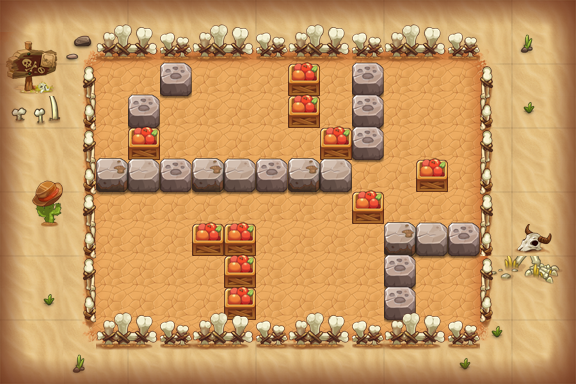

The image is a tile-based game level rendered from a .tmx file. Its description and source (layers, tilesets, objects; grid data summarised) follow:
An orthogonal 18x12 tile map with 32x32 px tiles, 15 tile layers (PASS, 块层 2, 块层 4, 块层 3, ...) and 15 objects (10x TRAP, 3x dcq4, BOMB, PLAYER).

<map version="1.0" orientation="orthogonal" width="18" height="12" tilewidth="32" tileheight="32">
 <properties>
  <property name="DESTRY1" value="255" />
  <property name="DESTRY2" value="314" />
  <property name="DESTRY3" value="149" />
  <property name="DESTRY4" value="177" />
  <property name="DESTRY_COUNT" value="4" />
  <property name="EXP" value="445" />
  <property name="ITEM" value="D011" />
  <property name="MONEY" value="683" />
 </properties>
 <tileset firstgid="1" name="hmpy" tilewidth="32" tileheight="32">
  <image source="hmpy.png" width="500" height="1024" />
 </tileset>
 <layer name="PASS" width="18" height="12">
  <data>[216 cells, 150 non-empty, 10 distinct tile ids]</data>
 </layer>
 <layer name="块层 2" width="18" height="12">
  <data>[216 cells, 144 non-empty, 29 distinct tile ids]</data>
 </layer>
 <layer name="块层 4" width="18" height="12">
  <data>[216 cells, 33 non-empty, 12 distinct tile ids]</data>
 </layer>
 <layer name="块层 3" width="18" height="12">
  <data>[216 cells, 65 non-empty, 17 distinct tile ids]</data>
 </layer>
 <layer name="块层 5" width="18" height="12">
  <data>[216 cells, 28 non-empty, 4 distinct tile ids]</data>
 </layer>
 <layer name="SHELTER 9" width="18" height="12">
  <data>[216 cells, 12 non-empty, 3 distinct tile ids]</data>
 </layer>
 <layer name="SHELTER 8" width="18" height="12">
  <data>[216 cells, 2 non-empty, 2 distinct tile ids]</data>
 </layer>
 <layer name="SHELTER 7" width="18" height="12">
  <data>[216 cells, 2 non-empty, 2 distinct tile ids]</data>
 </layer>
 <layer name="SHELTER 6" width="18" height="12">
  <data>[216 cells, 5 non-empty, 4 distinct tile ids]</data>
 </layer>
 <layer name="SHELTER 5" width="18" height="12">
  <data>[216 cells, 1 non-empty, 1 distinct tile ids]</data>
 </layer>
 <layer name="SHELTER 4" width="18" height="12">
  <data>[216 cells, 9 non-empty, 4 distinct tile ids]</data>
 </layer>
 <layer name="SHELTER 3" width="18" height="12">
  <data>[216 cells, 3 non-empty, 2 distinct tile ids]</data>
 </layer>
 <layer name="SHELTER 2" width="18" height="12">
  <data>[216 cells, 3 non-empty, 2 distinct tile ids]</data>
 </layer>
 <layer name="SHELTER 1" width="18" height="12">
  <data>[216 cells, 3 non-empty, 2 distinct tile ids]</data>
 </layer>
 <objectgroup name="对象层 1" width="18" height="12">
  <object name="tnt1" type="BOMB" x="448" y="256" width="32" height="32">
   <properties>
    <property name="bomb_ani" value="tnt_bomb.bomb" />
    <property name="bomb_damage" value="9999" />
    <property name="bomb_power" value="1" />
   </properties>
  </object>
  <object name="senser1" type="TRAP" x="96" y="96" width="32" height="32">
   <properties>
    <property name="trap_floor" value="true" />
    <property name="trap_script" value="trap_onTNTSenser(&quot;tnt1&quot;);" />
    <property name="trap_start_mode" value="0" />
   </properties>
  </object>
  <object name="block1" type="TRAP" x="160" y="96" width="32" height="32">
   <properties>
    <property name="trap_ani" value="blok2.actor" />
    <property name="trap_blok" value="true" />
    <property name="trap_id" value="0" />
   </properties>
  </object>
  <object name="block2" type="TRAP" x="160" y="128" width="32" height="32">
   <properties>
    <property name="trap_ani" value="blok2.actor" />
    <property name="trap_blok" value="true" />
    <property name="trap_id" value="0" />
   </properties>
  </object>
  <object name="PLAYER" type="PLAYER" x="288" y="224" width="32" height="32" />
  <object name="block_control1" type="TRAP" x="96" y="288" width="32" height="32">
   <properties>
    <property name="trap_ani" value="switch.actor" />
    <property name="trap_floor" value="true" />
    <property name="trap_id" value="0" />
    <property name="trap_script" value="trap(&quot;block_control1&quot;):setOpened(false);trap(&quot;block1&quot;):setOpened(false)" />
    <property name="trap_sound_id" value="2" />
    <property name="trap_start_mode" value="0" />
    <property name="trap_state" value="open" />
   </properties>
  </object>
  <object name="block_control2" type="TRAP" x="384" y="64" width="32" height="32">
   <properties>
    <property name="trap_ani" value="switch.actor" />
    <property name="trap_floor" value="true" />
    <property name="trap_id" value="0" />
    <property name="trap_script" value="trap(&quot;block_control2&quot;):setOpened(false);trap(&quot;block2&quot;):setOpened(false)" />
    <property name="trap_sound_id" value="2" />
    <property name="trap_start_mode" value="0" />
    <property name="trap_state" value="open" />
   </properties>
  </object>
  <object name="zi_dan_right1" type="TRAP" x="352" y="160" width="32" height="32">
   <properties>
    <property name="trap_ani" value="fire_cat_right.actor" />
    <property name="trap_delay" value="2" />
    <property name="trap_id" value="0" />
    <property name="trap_script" value="trap(&quot;zi_dan_right1&quot;):setAtkPower(target(&quot;PLAYER&quot;):getHP()*0.1);trap(&quot;zi_dan_right1&quot;):turnRight(); trap(&quot;zi_dan_right1&quot;):getAI():getActions():addObject( AIUseSkill:create(   SkillLua:create(&quot;skill_0001&quot;)  )  );" />
    <property name="trap_start_mode" value="2" />
    <property name="trap_state" value="open" />
   </properties>
  </object>
  <object name="zi_dan_left1" type="TRAP" x="320" y="192" width="32" height="32">
   <properties>
    <property name="trap_ani" value="fire_cat_left.actor" />
    <property name="trap_delay" value="2" />
    <property name="trap_id" value="0" />
    <property name="trap_script" value="trap(&quot;zi_dan_left1&quot;):setAtkPower(target(&quot;PLAYER&quot;):getHP()*0.1);trap(&quot;zi_dan_left1&quot;):turnLeft(); trap(&quot;zi_dan_left1&quot;):getAI():getActions():addObject( AIUseSkill:create(   SkillLua:create(&quot;skill_0001&quot;)  )  );" />
    <property name="trap_start_mode" value="2" />
    <property name="trap_state" value="open" />
   </properties>
  </object>
  <object name="mp1" type="TRAP" x="96" y="192" width="32" height="32">
   <properties>
    <property name="trap_ani" value="mp.actor" />
    <property name="trap_floor" value="true" />
    <property name="trap_id" value="0" />
    <property name="trap_script" value="trap_moveto(&quot;PLAYER&quot;, &quot;mp1&quot;,target(&quot;mp2&quot;):getX(),target(&quot;mp2&quot;):getY() );" />
    <property name="trap_sound_id" value="1" />
    <property name="trap_start_mode" value="0" />
    <property name="trap_state" value="open" />
   </properties>
  </object>
  <object name="mp2" type="TRAP" x="320" y="64" width="32" height="32">
   <properties>
    <property name="trap_ani" value="mp.actor" />
    <property name="trap_floor" value="true" />
    <property name="trap_id" value="0" />
    <property name="trap_script" value="trap_moveto(&quot;PLAYER&quot;, &quot;mp2&quot;,target(&quot;mp1&quot;):getX(),target(&quot;mp1&quot;):getY() );" />
    <property name="trap_sound_id" value="1" />
    <property name="trap_start_mode" value="0" />
    <property name="trap_state" value="open" />
   </properties>
  </object>
  <object name="dcq4" x="160" y="256" width="32" height="32">
   <properties>
    <property name="lua_ai" value="monster_dcq_ai" />
    <property name="quality" value="dcq4.quality" />
   </properties>
  </object>
  <object name="dcq4" x="416" y="96" width="32" height="32">
   <properties>
    <property name="lua_ai" value="monster_dcq_ai" />
    <property name="quality" value="dcq4.quality" />
   </properties>
  </object>
  <object name="dcq4" x="448" y="288" width="32" height="32">
   <properties>
    <property name="lua_ai" value="monster_dcq_ai" />
    <property name="quality" value="dcq4.quality" />
   </properties>
  </object>
  </objectgroup>
 <layer name="块层 15" width="18" height="12">
  <data>[216 cells, 104 non-empty, 10 distinct tile ids]</data>
 </layer>
</map>
<!-- 1 of 15 objects omitted -->
